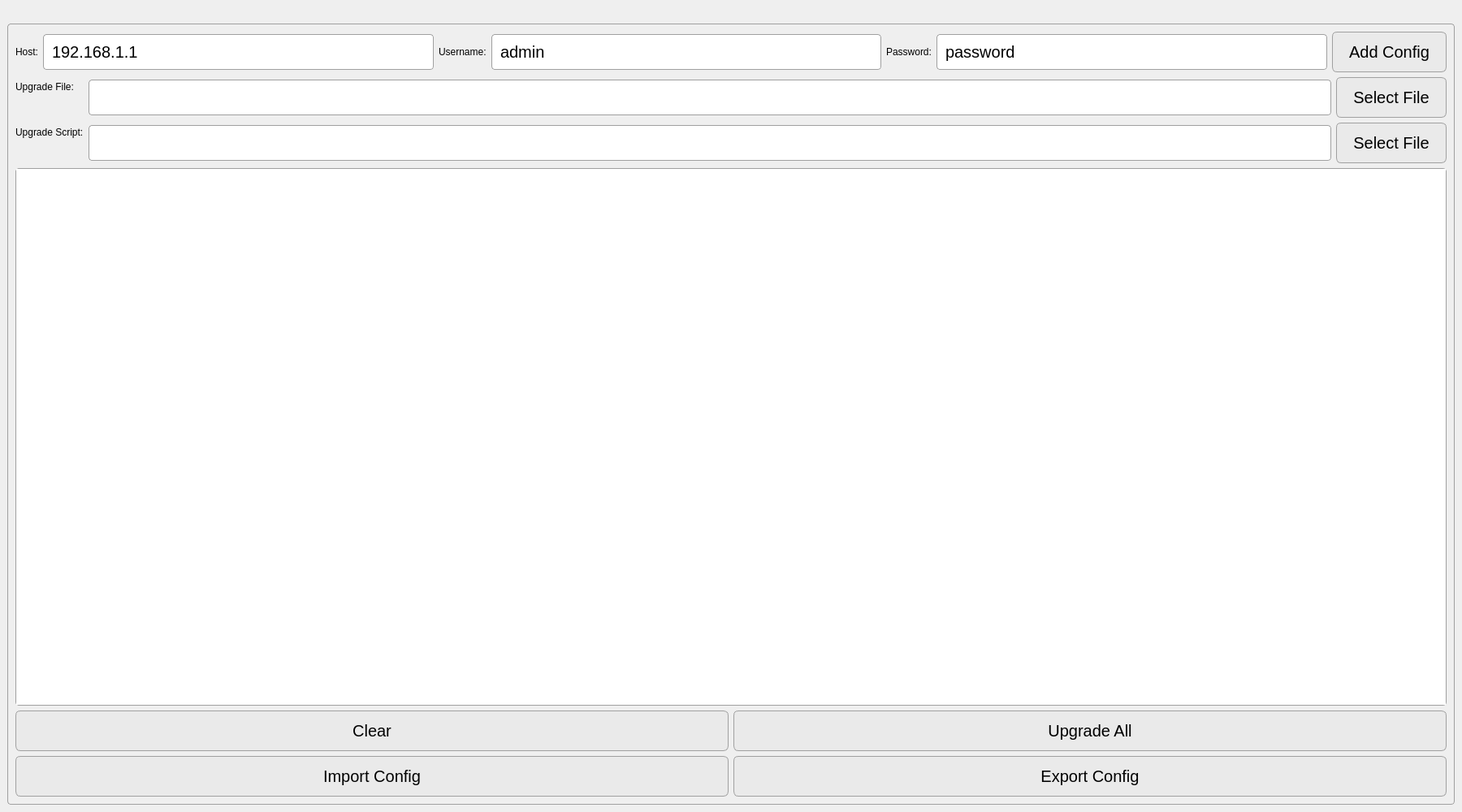
<?xml version="1.0" encoding="UTF-8"?>
<ui version="4.0">
    <class>MainWindow</class>
    <widget class="QMainWindow" name="MainWindow">
        <property name="geometry">
            <rect>
                <x>0</x>
                <y>0</y>
                <width>1800</width>
                <height>1000</height>
            </rect>
        </property>
        <property name="windowTitle">
            <string>SSH Batch Upgrade Tool</string>
        </property>
        <property name="styleSheet">
            <string>
                QPushButton {
                background-color: #EAEAEA;
                color: black;
                border: 1px solid #A0A0A0;
                border-radius: 6px;
                padding: 12px 20px;
                font-size: 20px;
                }
                QPushButton:hover {
                background-color: #F5F5F5;
                }
                QPushButton:pressed {
                background-color: #D0D0D0;
                }
                QPushButton:disabled {
                background-color: #E0E0E0;
                }
                QLineEdit {
                background-color: white;
                border: 1px solid #A0A0A0;
                border-radius: 4px;
                padding: 8px;
                font-size: 20px;
                }
                QGroupBox {
                border: 1px solid #A0A0A0;
                border-radius: 4px;
                margin-top: 20px;
                }
                QGroupBox::title {
                subcontrol-origin: margin;
                subcontrol-position: top center;
                padding: 0 3px;
                background-color: white;
                }
                QTableWidget {
                border: 1px solid #A0A0A0;
                border-radius: 4px;
                font-size: 20px;
                gridline-color: #D0D0D0;
                }
                QHeaderView::section {
                background-color: #F0F0F0;
                padding: 4px;
                border: 1px solid #D0D0D0;
                }
                QTableWidget::item:first {
                background-color: #D0E4FF;
                }
            </string>
        </property>
        <widget class="QWidget" name="centralwidget">
            <layout class="QVBoxLayout" name="verticalLayout">
                <item>
                    <widget class="QGroupBox" name="sshSettingsGroup">
                        <layout class="QVBoxLayout" name="verticalLayout_2">
                            <item>
                                <layout class="QHBoxLayout" name="horizontalLayout">
                                    <item>
                                        <widget class="QLabel" name="hostLabel">
                                            <property name="text">
                                                <string>Host:</string>
                                            </property>
                                        </widget>
                                    </item>
                                    <item>
                                        <widget class="QLineEdit" name="hostEntry">
                                            <property name="text">
                                                <string>192.168.1.1</string>
                                            </property>
                                        </widget>
                                    </item>
                                    <item>
                                        <widget class="QLabel" name="usernameLabel">
                                            <property name="text">
                                                <string>Username:</string>
                                            </property>
                                        </widget>
                                    </item>
                                    <item>
                                        <widget class="QLineEdit" name="usernameEntry">
                                            <property name="text">
                                                <string>admin</string>
                                            </property>
                                        </widget>
                                    </item>
                                    <item>
                                        <widget class="QLabel" name="passwordLabel">
                                            <property name="text">
                                                <string>Password:</string>
                                            </property>
                                        </widget>
                                    </item>
                                    <item>
                                        <widget class="QLineEdit" name="passwordEntry">
                                            <!--                                            隐藏密码显示-->
                                            <!--                                            <property name="echoMode">-->
                                            <!--                                                <enum>QLineEdit::Password</enum>-->
                                            <!--                                            </property>-->
                                            <property name="text">
                                                <string>password</string>
                                            </property>
                                        </widget>
                                    </item>
                                    <item>
                                        <widget class="QPushButton" name="addSSHConfigButton">
                                            <property name="text">
                                                <string>Add Config</string>
                                            </property>
                                        </widget>
                                    </item>
                                </layout>
                            </item>
                            <item>
                                <layout class="QFormLayout" name="formLayout">
                                    <property name="labelAlignment">
                                        <set>Qt::AlignLeft|Qt::AlignVCenter</set>
                                    </property>
                                    <property name="formAlignment">
                                        <set>Qt::AlignLeft|Qt::AlignTop</set>
                                    </property>
                                    <property name="fieldGrowthPolicy">
                                        <enum>QFormLayout::AllNonFixedFieldsGrow</enum>
                                    </property>
                                    <item row="0" column="0">
                                        <widget class="QLabel" name="upgradeFileLabel">
                                            <property name="text">
                                                <string>Upgrade File:</string>
                                            </property>
                                        </widget>
                                    </item>
                                    <item row="0" column="1">
                                        <layout class="QHBoxLayout">
                                            <item>
                                                <widget class="QLineEdit" name="upgradeFileEntry"/>
                                            </item>
                                            <item>
                                                <widget class="QPushButton" name="upgradeFileButton">
                                                    <property name="text">
                                                        <string>Select File</string>
                                                    </property>
                                                </widget>
                                            </item>
                                        </layout>
                                    </item>
                                    <item row="1" column="0">
                                        <widget class="QLabel" name="upgradeScriptLabel">
                                            <property name="text">
                                                <string>Upgrade Script:</string>
                                            </property>
                                        </widget>
                                    </item>
                                    <item row="1" column="1">
                                        <layout class="QHBoxLayout">
                                            <item>
                                                <widget class="QLineEdit" name="upgradeScriptEntry"/>
                                            </item>
                                            <item>
                                                <widget class="QPushButton" name="upgradeScriptButton">
                                                    <property name="text">
                                                        <string>Select File</string>
                                                    </property>
                                                </widget>
                                            </item>
                                        </layout>
                                    </item>
                                </layout>
                            </item>
                            <item>
                                <widget class="QTableWidget" name="sshConfigTable"/>
                            </item>
                            <item>
                                <layout class="QHBoxLayout" name="importExportLayout">
                                    <item>
                                        <widget class="QPushButton" name="clearConfigTableButton">
                                            <property name="text">
                                                <string>Clear</string>
                                            </property>
                                        </widget>
                                    </item>
                                    <item>
                                        <widget class="QPushButton" name="connectAllButton">
                                            <property name="text">
                                                <string>Upgrade All</string>
                                            </property>
                                        </widget>
                                    </item>
                                </layout>
                            </item>
                            <item>
                                <layout class="QHBoxLayout" name="importExportLayout">
                                    <item>
                                        <widget class="QPushButton" name="importButton">
                                            <property name="text">
                                                <string>Import Config</string>
                                            </property>
                                        </widget>
                                    </item>
                                    <item>
                                        <widget class="QPushButton" name="exportButton">
                                            <property name="text">
                                                <string>Export Config</string>
                                            </property>
                                        </widget>
                                    </item>
                                </layout>
                            </item>
                        </layout>
                    </widget>
                </item>

            </layout>
        </widget>
    </widget>
    <resources/>
    <connections/>
</ui>
